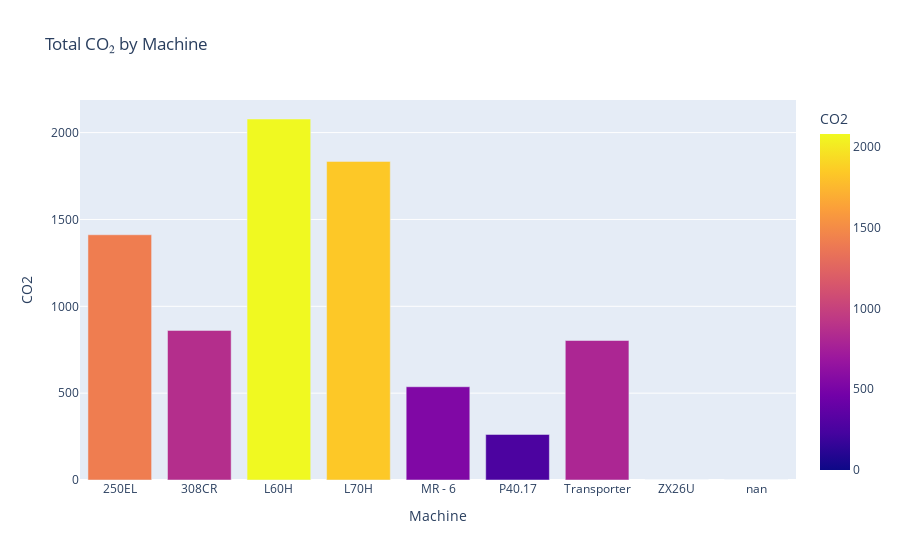

The cell this chart's notebook holds for it:
### Markdown cell above
### Total CO₂ and Fuel by Machine

### Code cell
aggr = data.groupby('Machine')[['CO2', 'Fuel (l)']].sum().reset_index()
fig5a = px.bar(aggr, x='Machine', y='CO2', title='Total CO₂ by Machine', color='CO2')
fig5a.show()

### Figure 1 — Plotly figure (JSON) as saved in the notebook; plotly's stock layout.template omitted (floating-point values rounded to 4 significant figures)
{"data": [{"alignmentgroup": "True", "hovertemplate": "Machine=%{x}<br>CO2=%{marker.color}<extra></extra>", "legendgroup": "", "marker": {"color": [1412.0, 861.2, 2078.0, 1834.0, 536.9, 262.3, 803.1, 0, 0], "coloraxis": "coloraxis", "pattern": {"shape": ""}}, "name": "", "offsetgroup": "", "orientation": "v", "showlegend": false, "textposition": "auto", "type": "bar", "x": ["250EL", "308CR", "L60H", "L70H", "MR - 6", "P40.17", "Transporter", "ZX26U", "nan"], "xaxis": "x", "y": [1412.0, 861.2, 2078.0, 1834.0, 536.9, 262.3, 803.1, 0, 0], "yaxis": "y"}], "layout": {"barmode": "relative", "coloraxis": {"colorbar": {"title": {"text": "CO2"}}, "colorscale": [[0, "#0d0887"], [0.1111, "#46039f"], [0.2222, "#7201a8"], [0.3333, "#9c179e"], [0.4444, "#bd3786"], [0.5556, "#d8576b"], [0.6667, "#ed7953"], [0.7778, "#fb9f3a"], [0.8889, "#fdca26"], [1, "#f0f921"]]}, "legend": {"tracegroupgap": 0}, "title": {"text": "Total CO₂ by Machine"}, "xaxis": {"anchor": "y", "domain": [0, 1], "title": {"text": "Machine"}}, "yaxis": {"anchor": "x", "domain": [0, 1], "title": {"text": "CO2"}}}}
